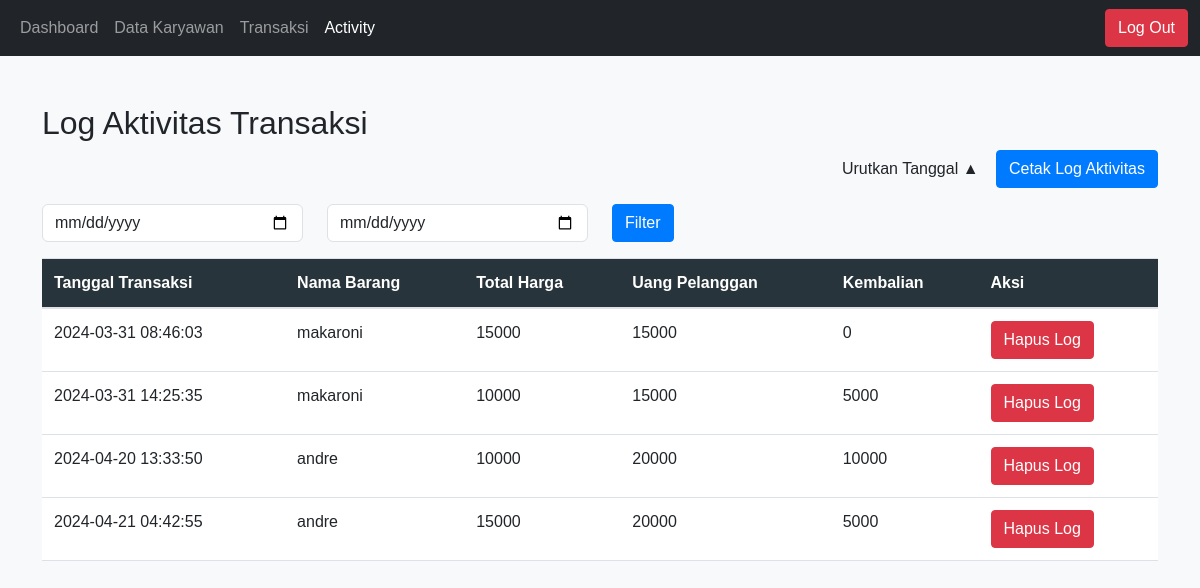
The page /pages/activity/log_activity.php?order=ASC on the database its author committed.
### tables this page shows
CREATE TABLE `transaksi` (
  `id` int(11) NOT NULL,
  `nama_produk` varchar(255) NOT NULL,
  `harga_produk` int(11) NOT NULL,
  `jumlah` int(11) NOT NULL,
  `kode_unik` varchar(255) NOT NULL,
  `total_harga` int(11) NOT NULL,
  `uang_pelanggan` int(11) NOT NULL,
  `kembalian` int(11) NOT NULL,
  `tanggal_pembuatan` timestamp NOT NULL DEFAULT current_timestamp(),
  `tanggal_modifikasi` timestamp NOT NULL DEFAULT current_timestamp() ON UPDATE current_timestamp()
);

### pages/activity/log_activity.php (the view, shortened to what this page needs)
<?php
$role = isset($_SESSION['role']) ? $_SESSION['role'] : null;
include '../../db/db_connection.php';
$sort_order = isset($_GET['order']) ? $_GET['order'] : 'DESC';
$sort_icon = ($sort_order == 'DESC') ? '▼' : '▲';
$start_date = isset($_GET['start_date']) ? $_GET['start_date'] : '';
$end_date = isset($_GET['end_date']) ? $_GET['end_date'] : '';
$query = "SELECT transaksi.id, transaksi.tanggal_pembuatan, GROUP_CONCAT(transaksi_produk.nama_produk) AS nama_barang, transaksi.total_harga, transaksi.uang_pelanggan, transaksi.kembalian
          FROM transaksi
          JOIN transaksi_produk ON transaksi.id = transaksi_produk.id_transaksi";
$query .= " GROUP BY transaksi.id
            ORDER BY transaksi.tanggal_pembuatan $sort_order";
$result = mysqli_query($conn, $query);
?>
<!DOCTYPE html>
<html lang="en">
<head>
    <link href="https://cdn.jsdelivr.net/npm/bootstrap@5.3.0-alpha1/dist/css/bootstrap.min.css" rel="stylesheet">
</head>
<body>
<nav class="navbar navbar-expand-lg bg-dark" data-bs-theme="dark">
    <div class="container-fluid">
        <div class="collapse navbar-collapse" id="navbarNavAltMarkup">
            <div class="navbar-nav">
                    <a class="nav-link " aria-current="page" href="../dashboard.php">Dashboard</a>
                <li class="nav-item <?php echo ($role !== 'kasir') ? '' : 'd-none'; ?>">
                    <a class="nav-link" href="../superadmin/data-karyawan.php">Data Karyawan</a>
                </li>
                <li class="nav-item <?php echo ($role !== 'owner') ? '' : 'd-none'; ?>">
                    <a class="nav-link" href="../kasir/transaksi.php">Transaksi</a>
                </li>
                <li class="nav-item <?php echo ($role !== 'kasir') ? '' : 'd-none'; ?>">
                    <a class="nav-link  active" href="../activity/log_activity.php">Activity</a>
                </li>
            </div>
        </div>
        <div>
            <form action="../../db/DB_logout.php" method="post">
                <button type="submit" class=" btn btn-danger">Log Out</button>
            </form>
        </div>
    </div>
</nav>
<div class="container">
    <div class="content">
        <h2 class="mt-5">Log Aktivitas Transaksi</h2>
        <div class="text-end mb-3">
            <a href="?order=<?php echo ($sort_order == 'DESC') ? 'ASC' : 'DESC'; ?>" class="btn btn-secondary">
                Urutkan Tanggal <?php echo $sort_icon; ?>
            </a>
            <a href="cetak_log_activity.php?start_date=<?php echo $start_date; ?>&end_date=<?php echo $end_date; ?>" class="btn btn-primary">
                Cetak Log Aktivitas
            </a>
        </div>
        <form method="GET">
            <div class="row mb-3">
                <div class="col-md-3">
                    <input type="date" class="form-control" name="start_date" value="<?php echo $start_date; ?>">
                </div>
                <div class="col-md-3">
                    <input type="date" class="form-control" name="end_date" value="<?php echo $end_date; ?>">
                </div>
                <div class="col-md-2">
                    <button type="submit" class="btn btn-primary">Filter</button>
                </div>
            </div>
        </form>
        <table class="table">
            <thead>
                <tr>
                    <th scope="col">Tanggal Transaksi</th>
                    <th scope="col">Nama Barang</th>
                    <th scope="col">Total Harga</th>
                    <th scope="col">Uang Pelanggan</th>
                    <th scope="col">Kembalian</th>
                    <th scope="col">Aksi</th>
                </tr>
            </thead>
            <tbody>
                <?php while ($row = mysqli_fetch_assoc($result)) : ?>
                    <tr>
                        <td><?php echo $row['tanggal_pembuatan']; ?></td>
                        <td><?php echo $row['nama_barang']; ?></td>
                        <td><?php echo $row['total_harga']; ?></td>
                        <td><?php echo $row['uang_pelanggan']; ?></td>
                        <td><?php echo $row['kembalian']; ?></td>
                        <td>
                            <form action="hapus_log.php" method="post">
                                <button type="submit" class="btn btn-danger">Hapus Log</button>
                            </form>
                        </td>
                    </tr>
                <?php endwhile; ?>
            </tbody>
        </table>
    </div>
</div>
</body>
</html>

### pages/activity/log_activity.php (style rules this page uses)
body { margin: 0; padding: 0; font-family: Arial, sans-serif; background-color: #f8f9fa; }
.table { width: 100%; margin-bottom: 1rem; color: #212529; border-collapse: collapse; }
.table th, .table td { padding: 0.75rem; vertical-align: top; border-top: 1px solid #dee2e6; }
.table thead th { vertical-align: bottom; border-bottom: 2px solid #dee2e6; background-color: #28343b; color: #fff; }
.btn { display: inline-block; font-weight: 400; color: #212529; text-align: center; vertical-align: middle; user-select: none; background-color: transparent; border: 1px solid transparent; padding: 0.375rem 0.75rem; font-size: 1rem; line-height: 1.5; border-radius: 0.25rem; transition: color 0.15s ease-in-out, background-color 0.15s ease-in-out, border-color 0.15s ease-in-out, box-shadow 0.15s ease-in-out; }
.btn-primary { color: #fff; background-color: #007bff; border-color: #007bff; }
.btn-danger { color: #fff; background-color: #dc3545; border-color: #dc3545; }

### rows shown on the page
transaksi: tanggal_pembuatan "2024-03-31 08:46:03", nama_barang "makaroni", total_harga "15000", uang_pelanggan "15000", kembalian "0"
transaksi: tanggal_pembuatan "2024-03-31 14:25:35", nama_barang "makaroni", total_harga "10000", uang_pelanggan "15000", kembalian "5000"
transaksi: tanggal_pembuatan "2024-04-20 13:33:50", nama_barang "andre", total_harga "10000", uang_pelanggan "20000", kembalian "10000"
transaksi: tanggal_pembuatan "2024-04-21 04:42:55", nama_barang "andre", total_harga "15000", uang_pelanggan "20000", kembalian "5000"

### other values the page prints
$sort_icon "▲"
